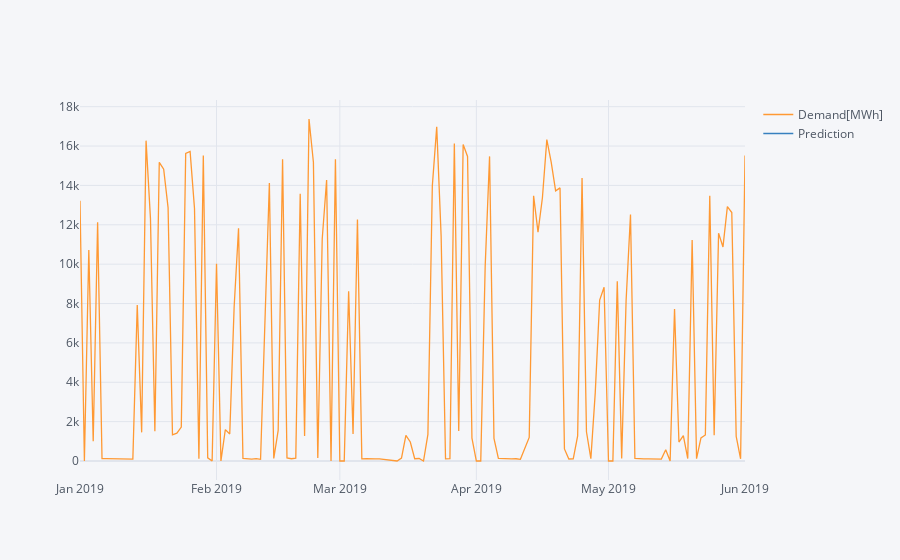

Notebook code for this chart:
### Code cell
# plotting whole dataset with predictions
pd.concat([X,future_forecast],axis=1).iplot()

### Figure 1 — Plotly figure (JSON) as saved in the notebook; plotly's stock layout.template omitted (floating-point values rounded to 4 significant figures; data arrays with more than 128 entries replaced by an {"elided": "..."} marker saying what was removed)
{"data": [{"line": {"color": "rgba(255, 153, 51, 1.0)", "dash": "solid", "shape": "linear", "width": 1.3}, "mode": "lines", "name": "Demand[MWh]", "text": "", "type": "scatter", "x": {"elided": "147 str values"}, "y": {"elided": "147 int values"}}, {"line": {"color": "rgba(55, 128, 191, 1.0)", "dash": "solid", "shape": "linear", "width": 1.3}, "mode": "lines", "name": "Prediction", "text": "", "type": "scatter", "x": {"elided": "147 str values"}, "y": {"elided": "147 str values"}}], "layout": {"legend": {"bgcolor": "#F5F6F9", "font": {"color": "#4D5663"}}, "paper_bgcolor": "#F5F6F9", "plot_bgcolor": "#F5F6F9", "title": {"font": {"color": "#4D5663"}}, "xaxis": {"gridcolor": "#E1E5ED", "showgrid": true, "tickfont": {"color": "#4D5663"}, "title": {"font": {"color": "#4D5663"}, "text": ""}, "zerolinecolor": "#E1E5ED"}, "yaxis": {"gridcolor": "#E1E5ED", "showgrid": true, "tickfont": {"color": "#4D5663"}, "title": {"font": {"color": "#4D5663"}, "text": ""}, "zerolinecolor": "#E1E5ED"}}}
